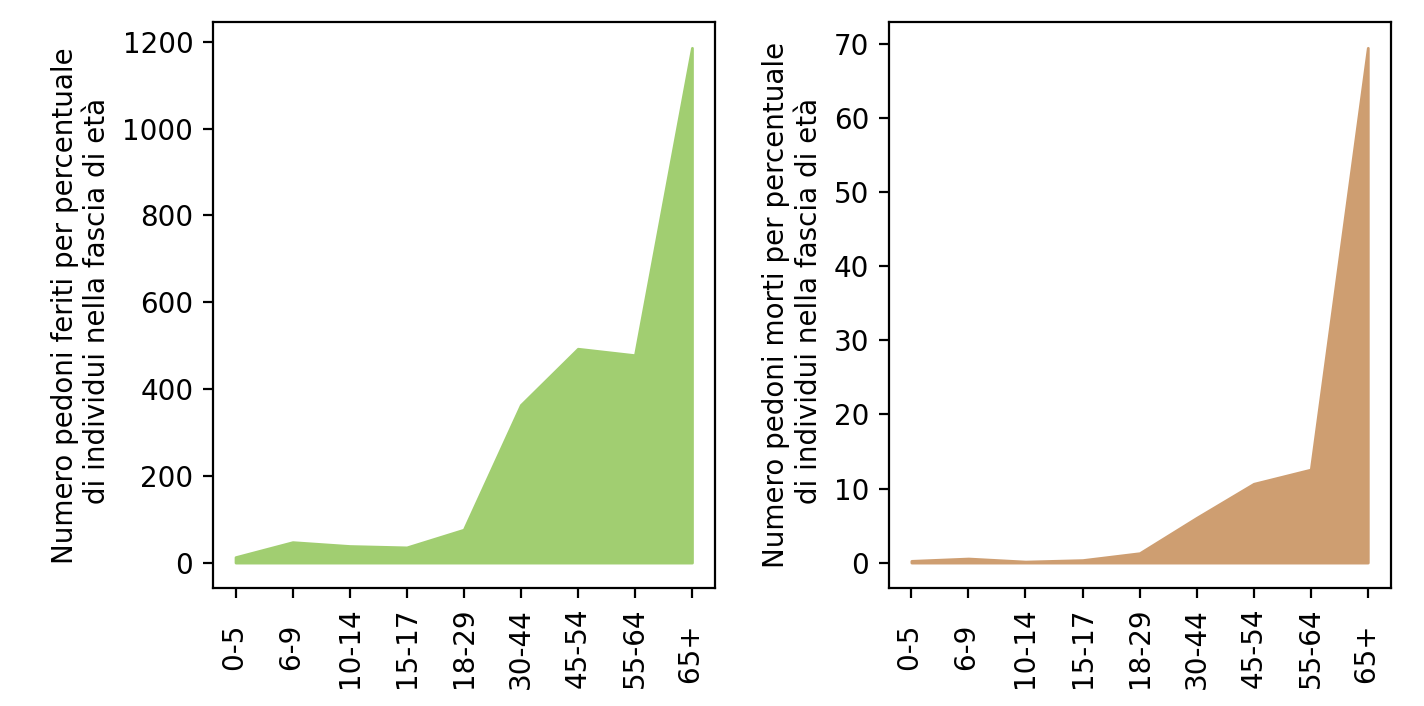

This chart was generated by the following Python code:

import pandas as pd
import matplotlib.pyplot as plt
import numpy as np

path = "dataset/incidenti/incidenti_2018.txt"

data = pd.read_csv(path, sep="\t")

pedoni_morti = data['pedone_morto_1__et_']
pedoni_morti = pedoni_morti.value_counts().sort_index()

pedoni_feriti = data['pedone_ferito_1__et_']
pedoni_feriti = pedoni_feriti.value_counts().sort_index()

pedoni_morti = pedoni_morti[pedoni_morti.index != '     ']
pedoni_morti = pedoni_morti[pedoni_morti.index != 'n.i. ']
pedoni_feriti = pedoni_feriti[pedoni_feriti.index != '     ']
pedoni_feriti = pedoni_feriti[pedoni_feriti.index != 'n.i. ']

correct_order =         ['0-5  ', '6-9  ', '10-14', '15-17', '18-29', '30-44', '45-54', '55-64','65+  ']
perc_fascia = np.array( [3.9, 4.5, 4.8, 3.1, 2.8+4+5.3, 19, 18.2, 7.3+6.4, 19.3]) / 100

pedoni_feriti_vals = pedoni_feriti.values * perc_fascia
pedoni_morti_vals = pedoni_morti.values * perc_fascia

pedoni_feriti = pd.Series(pedoni_feriti_vals, index=pedoni_feriti.index)
pedoni_morti = pd.Series(pedoni_morti_vals, index=pedoni_morti.index)

pedoni_feriti = pedoni_feriti.reindex(correct_order)
pedoni_morti = pedoni_morti.reindex(correct_order)

plt.subplot(121)
plt.fill_between(pedoni_feriti.index, pedoni_feriti, color="#a1ce71")
plt.xticks(rotation=90)
plt.ylabel("Numero pedoni feriti per percentuale\n di individui nella fascia di età")
plt.tight_layout()

plt.subplot(122)
plt.xticks(rotation=90)
plt.fill_between(pedoni_morti.index, pedoni_morti, color='#ce9e71')
plt.ylabel("Numero pedoni morti per percentuale\n di individui nella fascia di età")
plt.tight_layout()
plt.show()
